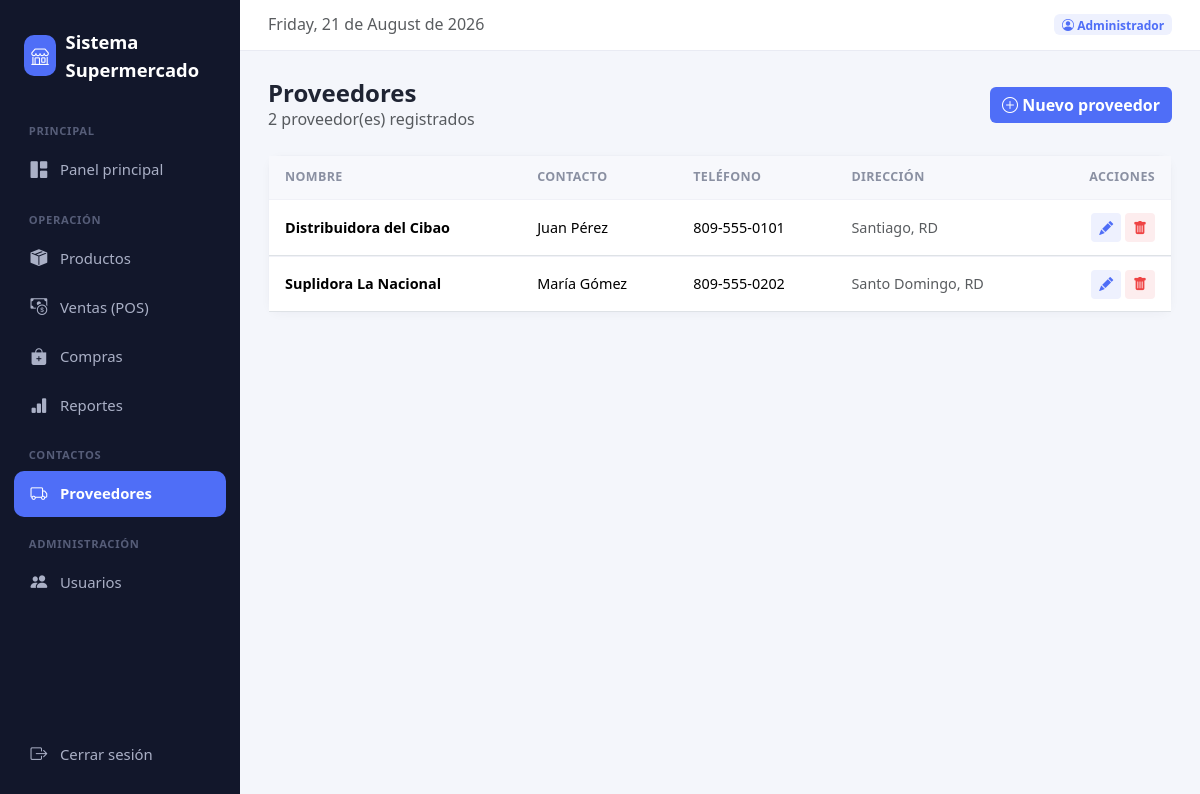
Screenshot of /public/index.php?ruta=proveedores.listar (signed in) with the database file from the repository.
### tables this page shows
CREATE TABLE proveedores (
    id INT AUTO_INCREMENT PRIMARY KEY,
    nombre VARCHAR(150) NOT NULL,
    contacto VARCHAR(100),
    telefono VARCHAR(30),
    direccion VARCHAR(200),
    activo TINYINT(1) DEFAULT 1,
    creado_en TIMESTAMP DEFAULT CURRENT_TIMESTAMP
);

### app/controllers/ProveedorController.php (called while the page is built, shortened)
<?php
require_once __DIR__ . '/../models/Proveedor.php';
function proveedores_listar($pdo)
{
    $proveedorModel = new Proveedor($pdo);
    $proveedores = $proveedorModel->all();
    require __DIR__ . '/../../views/layout/header.php';
    require __DIR__ . '/../../views/proveedores/listar.php';
    require __DIR__ . '/../../views/layout/footer.php';
}

### app/models/Proveedor.php (called while the page is built, shortened)
<?php
class Proveedor
{
    private $pdo;
    public function __construct($pdo)
    {
        $this->pdo = $pdo;
    }
    public function all()
    {
        return $this->pdo->query("SELECT * FROM proveedores ORDER BY nombre")->fetchAll();
    }
}

### app/includes/funciones.php (called while the page is built, shortened)
<?php
function url($ruta) {
    return BASE_URL . 'index.php?ruta=' . $ruta;
}

### views/proveedores/listar.php (the view)
<div class="d-flex justify-content-between align-items-center mb-4">
    <div>
        <h4 class="mb-0 fw-bold">Proveedores</h4>
        <p class="text-muted mb-0"><?= count($proveedores) ?> proveedor(es) registrados</p>
    </div>
    <a href="<?= url('proveedores.agregar') ?>" class="btn btn-accent"><i class="bi bi-plus-circle"></i> Nuevo proveedor</a>
</div>
<div class="panel p-0">
    <div class="table-responsive">
        <table class="table table-modern mb-0">
            <thead>
                <tr>
                    <th>Nombre</th>
                    <th>Contacto</th>
                    <th>Teléfono</th>
                    <th>Dirección</th>
                    <th class="text-end">Acciones</th>
                </tr>
            </thead>
            <tbody>
                <?php foreach ($proveedores as $p): ?>
                <tr>
                    <td class="fw-semibold"><?= htmlspecialchars($p['nombre']) ?></td>
                    <td><?= htmlspecialchars($p['contacto'] ?? '—') ?></td>
                    <td><?= htmlspecialchars($p['telefono'] ?? '—') ?></td>
                    <td class="text-muted small"><?= htmlspecialchars($p['direccion'] ?? '—') ?></td>
                    <td class="text-end">
                        <a href="<?= url('proveedores.editar') ?>&id=<?= $p['id'] ?>" class="btn btn-sm btn-soft-primary"><i class="bi bi-pencil-fill"></i></a>
                        <a href="<?= url('proveedores.eliminar') ?>&id=<?= $p['id'] ?>" class="btn btn-sm btn-soft-danger"
                           onclick="return confirm('¿Eliminar este proveedor?')"><i class="bi bi-trash-fill"></i></a>
                    </td>
                </tr>
                <?php endforeach; ?>
            </tbody>
        </table>
    </div>
</div>

### public/css/estilos.css (style rules this page uses)
:root { --bg-sidebar: #12172b; --bg-sidebar-hover: #1c223d; --accent: #4f6ef7; --accent-soft: #eef1fe; --bg-body: #f4f6fb; --text-muted: #8a90a2; --danger: #ef4444; --success: #22c55e; --warning: #f59e0b; --radius: 14px; }
body { background-color: var(--bg-body); font-family: 'Segoe UI', system-ui, -apple-system, sans-serif; color: #1f2433; }
.panel { background: #fff; border-radius: var(--radius); border: 1px solid #eef0f6; box-shadow: 0 2px 10px rgba(20, 25, 50, 0.03); padding: 1.4rem; }
.table-modern { border-collapse: separate; border-spacing: 0; }
.table-modern thead th { background: #f7f8fc; color: var(--text-muted); font-size: 0.78rem; text-transform: uppercase; letter-spacing: 0.03em; font-weight: 700; border: none; padding: 0.75rem 1rem; }
.table-modern tbody td { padding: 0.8rem 1rem; vertical-align: middle; border-top: 1px solid #f0f1f7; font-size: 0.9rem; }
.btn-accent { background: var(--accent); color: #fff; border: none; font-weight: 600; }
.btn-soft-primary { background: var(--accent-soft); color: var(--accent); border: none; font-weight: 600; }
.btn-soft-danger { background: #fdedee; color: var(--danger); border: none; font-weight: 600; }

### rows the page displays
proveedores: nombre "Distribuidora del Cibao", contacto "Juan Pérez", telefono "809-555-0101", direccion "Santiago, RD"
proveedores: nombre "Suplidora La Nacional", contacto "María Gómez", telefono "809-555-0202", direccion "Santo Domingo, RD"

### other values shown
NOMBRE_SISTEMA "Sistema Supermercado"
usuarioActual()['nombre'] "Administrador"
count($proveedores) "2"
